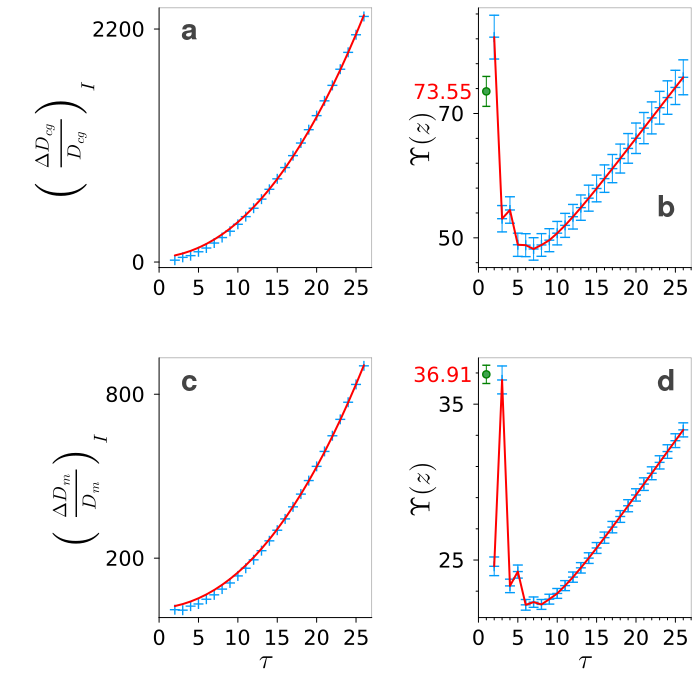

Generate this figure with Julia:
#Code and data from the article "Black hole information turbulence and the Hubble tension"
#Copyright (C) 2025  Juan Luis Cabrera Fernández

#This project is licensed under the terms of the Attribution-NonCommercial-ShareAlike 4.0 International - Creative Commons licence (CC BY-NC-SA 4.0). 
# https://creativecommons.org/licenses/by-nc-sa/4.0/deed.en


#using CSV, DataFrames, Plots, DelimitedFiles, 
using Interpolations
using LaTeXStrings
using Plots
using DelimitedFiles
using DataFrames
using Latexify
using CSV
using Statistics

function figEDEP()
# Change if you want to plot the figure or save the error file
PLOTFIGS = 1
SAVEERRORS = 0
CAPITALS=0
ITALIC=0


  plot_font = "Helvetica"
  default(fontfamily=plot_font, framestyle=:semi, xtickfont=font(10), ytickfont=font(10), guidefont=font(18), grid=false,xlims=(0,25) ) 


if CAPITALS == 1
    notaA = string.("A") 
    notaB = string.("B") 
    notaC = string.("C") 
    notaD = string.("D") 
    notaE = string.("E") 
    notaF = string.("F") 
    notaG = string.("G") 
    notaH = string.("H") 
elseif ITALIC==1
#    plot_font = "Arial"
    notaA = string.("(a)") 
    notaB = string.("(b)") 
    notaC = string.("(c)") 
    notaD = string.("(d)") 
    notaE = string.("(e)") 
    notaF = string.("(f)") 
    notaG = string.("(g)") 
    notaH = string.("(h)") 
else
    plot_font = "Helvetica"
    notaA = string.("a") 
    notaB = string.("b") 
    notaC = string.("c") 
    notaD = string.("d") 
    notaE = string.("e") 
    notaF = string.("f") 
    notaG = string.("g") 
    notaH = string.("h") 
end

# This is is the error propagation for bigY (both for D and Dmotif).
# The error in posteriorM is estimated as its distance to y:deltaDD/D
# To produce the error bars to each point of Y(tau) it must be multiplied by Y()    
function evolving_error(errY,ph,eph,pe,epe,p,y)
# Parameters are (array_eerror, ph,eph,pe,epe, posteriorM, yD)
        # Parameters are (array_eerror, ph,eph,pe,epe, posteriorM, D)
        println("y must be D with no sqrt (!)")
      errY = abs.( (sqrt.(p) .- y)) # the difference between each pair at fixed time
#  println("  evolving_error(): eerror : ",eerror)
#  println( "(eph/(2*ph)) : ", (eph/(2*ph)) )
#  p es posteriorM . This expresion is obtained propagating the error of Upsilon
  return  (eph/(2*ph)) .+ (0.5 .* errY ./ p);
end
    
#Reading data from the casdade generated with the motif rules
# Loading dimension data after 27 iterations
  filename = "./dims_ReglaCascada_iter27.txt" 
  df = CSV.read(filename, delim=' ', DataFrame,  header=1);

# Identifica cada dimension. Identifies each dimension
  grainsT = df.grainsT;
  Dcg = df.Dcg;
  MotifoverG = df.MotifoverG;
  D = df.D;
  n = size(df)[1]

  nR=300000

########################### Data Dcg ############################################
  dd = "Dcg"
  println("Dimension : ",dd)
# Calculo de las diferencias en Dcg, Dcg differences
  dDcg = zeros(Float64,n-1)
  for i in 1:n-1
    dDcg[i] = Dcg[i+1] - Dcg[i]
  end
#Cascada directa D/dD = dD/Dinversa. Direct cascade D/dD = dD/Dinverse
  IdDD = Dcg[1:n-1] ./ dDcg[1:n-1]
#  println("El 1er elemento de IdDD diverge")
#  println("Poping out  1st element")
  popfirst!(IdDD)
  println("Now the IdDD SERIES RUNS FROM x=2")
# generamos x con la misma longuitud que IdDD. x with same length than IdDD
  xdDD = collect(2:1:size(IdDD)[1]+1);
  ydDD = IdDD.^2;
#Loads summary and posterior info from Turing fitting. 
#Dcg + Y1
  mC="EDEP"
  Cname="chainEDEPD"
  mY="Y1"
  println("Esquema : ",mY)
  input1 = "/Users/jlc/EnElaboracion/Population_LeonardSusskind/BHInfTurbHTens/Turing/data/EDEP/summarystats-$Cname-$nR$mY.jls"
  input2= "/Users/jlc/EnElaboracion/Population_LeonardSusskind/BHInfTurbHTens/Turing/data/EDEP/mean-posterior$mC-$Cname-$nR$mY.csv"
  posteriorM = readdlm(input2, ',', Float64)
  df = CSV.read(input1, delim=',', DataFrame,header=1)
  ph = df.mean[2]
  pe = df.mean[3]
    eph = df.std[2];
    epe = df.std[3];  #error_posteriorM = df.mcse[1];

    println(" ")
      println("Posterior Parameters and their errors: ")
  println(" ph ", ph, " eph ", eph, " pe ", pe, " epe ", epe )

  p11 = scatter(xdDD, sqrt.(ydDD); label="", color=1, legend=:false,tick_direction=:out,
                         xlimits=(0,27), shape=:+, markersize = 5)
           Plots.plot!(xdDD,sqrt.(posteriorM); label="", color=:red , grid=false, size=(400,400),linewidth=2)   
           Plots.ylabel!(L"\left(\dfrac{\Delta D_{cg}}{D_{cg}}\right)_{I}")    
           Plots.xlabel!(" ")
           Plots.yticks!([0:2200:2200;], ["0", "2200"])
if ITALIC == 1
        annotate!(6, 2200, Plots.text(notaA,:right, 20, "Times Italic")) 
else
        annotate!(5, 2200, Plots.text(notaA,:right, 20, "Helvetica Bold")) 
end

#          display(p11)

          bigYD = sqrt.(ph.*posteriorM) ./ (sqrt.(ydDD)).^(1 ./2*pe);
# Extrapolo la función inversa. Extrapolating the inverse function
#Native Interpolations.jl doesn't provide built-in confidence intervals
          ribigYD = reverse(inv.(bigYD))
          xx=ribigYD[:,1]
          itp = Interpolations.interpolate(xx, BSpline(Quadratic(Periodic(OnCell()))   ))
          etp = Interpolations.extrapolate( itp, Interpolations.Line() ) #Line - linear extrapolation
          h0 =  1 ./etp[26]

  errY = zeros(Float64,n-1)
  errY = evolving_error(errY,ph,eph,pe,epe, posteriorM, IdDD )
  errY = errY .* bigYD
    
# The error in the extrapolation is estimated as the mean of errY in the large fluctuation domain, i.e, errY[1:4]
 println("The error in the extrapolation is estimated as the mean of errY in the large fluctuation domain, i.e, errY[1:4]")
    err_extra = mean(errY[1:4])
#          err_extra = maximum(errY)

    println("Dcd : h_0 = $h0 ± $err_extra")
    p12 = Plots.scatter(2:1:26,reverse(1 ./etp[1:25] ), yerr = errY, markerstrokecolor=1,
                        size=(300,300),legends=:none,color=1, shape=:+, markersize = 5)
     Plots.plot!(xdDD,bigYD,tick_direction=:out,color=:red,xlims=(0,27),linewidth=2)
      Plots.scatter!([1], [h0], yerr= err_extra, markerstrokecolor=:green, markerstrokewidth=1 )
     Plots.ylabel!(L"\Upsilon(z)")
     Plots.xaxis!(minorticks=5)

     asymp = string.(round.(1/etp[26]; digits=2))
     annotate!(-1, 1/etp[26], Plots.text(asymp, :red, :right, 14))
if ITALIC == 1
      annotate!(25, 55, Plots.text(notaB,:right, 20,  "Times Italic"))
else
      annotate!(25, 55, Plots.text(notaB,:right, 20, "Helvetica Bold")) 
end

              Plots.yticks!([50:20:70;], ["50", "70"])
              Plots.xticks!([0:5:25;], ["0","5","10","15","20","25"])
#          display(p12)

#         println("showing pYD")
########################### Data D motif  ############################################
#Dmotif + Y1
# Diferencias sucesivas -  D (motif) -  Differences 
  DiffD = zeros(Float64,n-1)
  nDiff = length(DiffD)
  for i in 1:nDiff
    DiffD[i] = D[i+1] - D[i]
  end
# Storing Inverse of derivative of Dmotif over Dmotif: IdDDmotif
  IdDDmotifs = D[1:nDiff] ./ DiffD[1:nDiff];
  popfirst!(IdDDmotifs)
  println("Now the IdDDmotifs SERIES RUNS FROM x=2")
  println( size(IdDDmotifs)[1] )
  xD = collect(2:1:size(IdDDmotifs)[1]+1);
  yD = IdDDmotifs.^2;


  mC="EDEP"
  Cname="chainDheEDEP"
  mY="Y1"
  println("Esquema : ",mY)
  input1 = "/Users/jlc/EnElaboracion/Population_LeonardSusskind/BHInfTurbHTens/Turing/data/EDEP/summarystats-$Cname-$nR$mY.jls"
  input2= "/Users/jlc/EnElaboracion/Population_LeonardSusskind/BHInfTurbHTens/Turing/data/EDEP/mean-posterior$mC-$Cname-$nR$mY.csv"
  posteriorM = readdlm(input2, ',', Float64)
  df = CSV.read(input1, delim=',', DataFrame,header=1)
  ph = df.mean[2]
  pe = df.mean[3]
    eph = df.std[2];
    epe = df.std[3];  #error_posteriorM = df.mcse[1];

    println(" ")
        println("Posterior Parameters and their errors: ")
  println(" ph ", ph, " eph ", eph, " pe ", pe, " epe ", epe )
# Posterior error is estimated as the sqrt of the square of the distance between the posterior and the real data

  p21 = Plots.scatter(xD, sqrt.(yD ); label="", color=1, legend=:false,tick_direction=:out, shape=:+, markersize = 5)
        Plots.plot!(xD,sqrt.(posteriorM); label="", color=:red , grid=false,size=(400,400), xlimits=(0,27),linewidth=2)      
            Plots.ylabel!(L"\left(\dfrac{\Delta D_m}{D_m}\right)_{I}")
            Plots.xlabel!(L"\tau")
            Plots.yticks!([200:600:800;], ["200", "800"])#,title="pHLCDM3")
if ITALIC == 1
        annotate!(6, 850, Plots.text(notaC,:right, 20, "Times Italic"))
else
        annotate!(5, 850, Plots.text(notaC,:right, 20, "Helvetica Bold")) 
end
# display(p21)

# Extrapolo la función inversa. Extrapolating the inverse function
    bigYmotif = sqrt.(ph*posteriorM) ./ (sqrt.(yD)).^(1/2*pe);
    ribigYmotif = reverse(inv.(bigYmotif))
    xx=ribigYmotif[:,1]

    itp = Interpolations.interpolate(xx, BSpline(Quadratic(Periodic(OnCell()))   ))
    etp = Interpolations.extrapolate( itp, Interpolations.Line() ) #Line - linear extrapolation
    println(1 ./etp[26])
    h0 =  1 ./etp[26]
    
    errY = evolving_error(errY,ph,eph,pe,epe, posteriorM, IdDDmotifs )
    errY = errY .* bigYmotif
    
# The error in the extrapolation is estimated as the mean of errY in the large fluctuation domain, i.e, errY[1:4]
#    err_extra = mean(errY) NO
    err_extra = mean(errY[1:4])
#    println(errY)
    println("Dmotif : h_0 = $h0 ± $err_extra")
    p22 = Plots.scatter(2:1:26,reverse(1 ./etp[1:25] ), yerr=errY, markerstrokecolor=1,
                        size=(300,300),legends=:none,color=1, xlimits=(0,27), shape=:+, markersize = 5)
          Plots.plot!(xD,bigYmotif,tick_direction=:out,color=:red,linewidth=2)       
          Plots.scatter!([1], [h0], yerr=err_extra, markerstrokecolor=:green)#, markerstrokewidth=1,markersize=3 )
          Plots.ylabel!(L"\Upsilon(z)")#,guide_position=:right,guidefontrotation=180)
          Plots.xlabel!(L"\tau")
          xaxis!(minorticks=5)
          asymp = string.(round.(1 ./etp[26]; digits=2))
          annotate!(-1, 1 ./etp[26], Plots.text(asymp, :red, :right, 14))
if ITALIC == 1
  annotate!(25, 36.5, Plots.text(notaD,:right, 20, "Times Italic"))
else
  annotate!(25, 36.5, Plots.text(notaD,:right, 20, "Helvetica Bold")) 
end

Plots.yticks!([25:10:35;], ["25", "35"])

# display(p22)
  println("El elemento 26 a tau=1 : ", h0)
##############################################################################
  pT = Plots.plot(p11, p12, p21, p22,       
        layout=(2,2),size=(700,700), 
        tickfontsize=14,tick_direction=:out,
        top_margin=[0mm 0mm], 
        left_margin=[7mm 6mm],
        right_margin=[0mm 0mm], 
                  bottom_margin=[2mm -4mm])
display(pT)
if PLOTFIGS == 1
#    savefig("./PRLfig10Y1.png")
    savefig("./figEDEPsoloY1-rev1-v1.png")
end

    print("GOING OUT ...")
end
